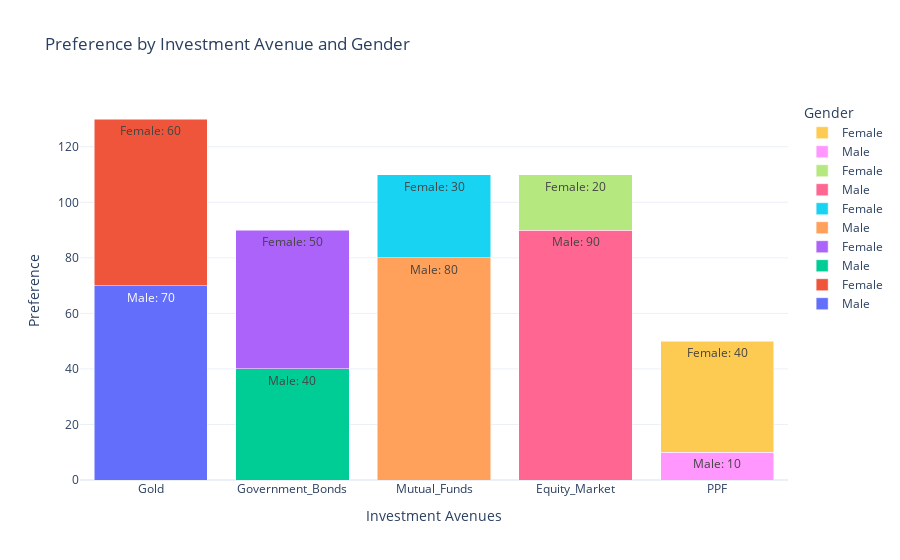

The cell this chart's notebook holds for it:
### Markdown cell above
### 6. Investment Monitoring Preferences Bar Chart
Description: Visualize how investors prefer to monitor their investments.
Like, identify the common methods investors use to keep track of their investments.

### Code cell
import pandas as pd
import plotly.graph_objects as go

data = {
    'Investment_Avenues': ['Gold', 'Gold', 'Government_Bonds', 'Government_Bonds', 'Mutual_Funds', 'Mutual_Funds', 'Equity_Market', 'Equity_Market', 'PPF', 'PPF'],
    'Gender': ['Male', 'Female', 'Male', 'Female', 'Male', 'Female', 'Male', 'Female', 'Male', 'Female'],
    'Preference': [70, 60, 40, 50, 80, 30, 90, 20, 10, 40]
}

# Create DataFrame
df = pd.DataFrame(data)

# Define unique categories
investment_avenues = df['Investment_Avenues'].unique()
genders = df['Gender'].unique()

# Prepare data for the stacked bar plot
bars = []
for avenue in investment_avenues:
    for gender in genders:
        filtered_values = df[(df['Investment_Avenues'] == avenue) & (df['Gender'] == gender)]['Preference'].values
        value = filtered_values[0] if filtered_values.size > 0 else 0  # default to 0 if no data
        bars.append(go.Bar(
            x=[avenue],
            y=[value],
            name=gender,
            text=f'{gender}: {value}',
            hoverinfo='text'
        ))

# Create the figure for the stacked bar chart
fig = go.Figure(data=bars)

# Update layout for better visualization
fig.update_layout(
    barmode='stack',
    title='Preference by Investment Avenue and Gender',
    xaxis_title='Investment Avenues',
    yaxis_title='Preference',
    legend_title='Gender',
    template='plotly_white'
)

# Show the figure
fig.show()

### Figure 1 — Plotly figure (JSON) as saved in the notebook; plotly's stock layout.template omitted (floating-point values rounded to 4 significant figures)
{"data": [{"hoverinfo": "text", "name": "Male", "text": "Male: 70", "x": ["Gold"], "y": [70], "type": "bar"}, {"hoverinfo": "text", "name": "Female", "text": "Female: 60", "x": ["Gold"], "y": [60], "type": "bar"}, {"hoverinfo": "text", "name": "Male", "text": "Male: 40", "x": ["Government_Bonds"], "y": [40], "type": "bar"}, {"hoverinfo": "text", "name": "Female", "text": "Female: 50", "x": ["Government_Bonds"], "y": [50], "type": "bar"}, {"hoverinfo": "text", "name": "Male", "text": "Male: 80", "x": ["Mutual_Funds"], "y": [80], "type": "bar"}, {"hoverinfo": "text", "name": "Female", "text": "Female: 30", "x": ["Mutual_Funds"], "y": [30], "type": "bar"}, {"hoverinfo": "text", "name": "Male", "text": "Male: 90", "x": ["Equity_Market"], "y": [90], "type": "bar"}, {"hoverinfo": "text", "name": "Female", "text": "Female: 20", "x": ["Equity_Market"], "y": [20], "type": "bar"}, {"hoverinfo": "text", "name": "Male", "text": "Male: 10", "x": ["PPF"], "y": [10], "type": "bar"}, {"hoverinfo": "text", "name": "Female", "text": "Female: 40", "x": ["PPF"], "y": [40], "type": "bar"}], "layout": {"barmode": "stack", "title": {"text": "Preference by Investment Avenue and Gender"}, "xaxis": {"title": {"text": "Investment Avenues"}}, "yaxis": {"title": {"text": "Preference"}}, "legend": {"title": {"text": "Gender"}}}}
